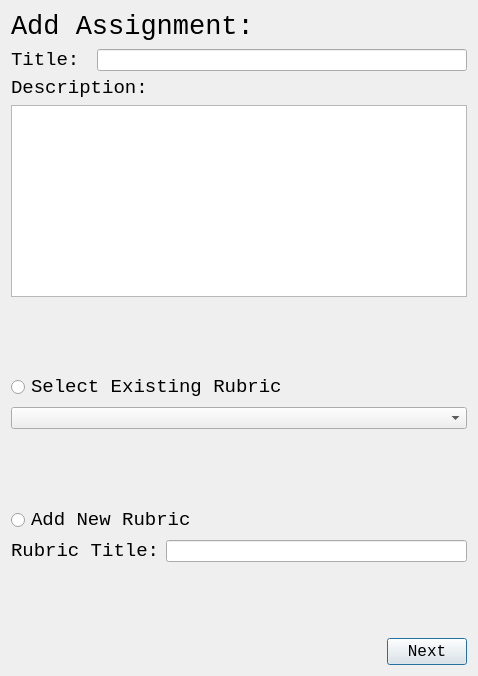
<?xml version="1.0" encoding="UTF-8"?>
<ui version="4.0">
 <class>AddAssignmentDialog</class>
 <widget class="QDialog" name="AddAssignmentDialog">
  <property name="geometry">
   <rect>
    <x>0</x>
    <y>0</y>
    <width>478</width>
    <height>676</height>
   </rect>
  </property>
  <property name="windowTitle">
   <string>Dialog</string>
  </property>
  <layout class="QGridLayout" name="gridLayout">
   <item row="3" column="0">
    <widget class="QPlainTextEdit" name="descriptionEdit"/>
   </item>
   <item row="6" column="0">
    <widget class="QComboBox" name="rubricComboBox"/>
   </item>
   <item row="1" column="0">
    <layout class="QHBoxLayout" name="horizontalLayout">
     <item>
      <widget class="QLabel" name="label_2">
       <property name="font">
        <font>
         <family>Monospace</family>
         <pointsize>14</pointsize>
        </font>
       </property>
       <property name="text">
        <string>Title: </string>
       </property>
      </widget>
     </item>
     <item>
      <widget class="QLineEdit" name="titleEdit"/>
     </item>
    </layout>
   </item>
   <item row="9" column="0">
    <layout class="QHBoxLayout" name="horizontalLayout_3">
     <item>
      <widget class="QLabel" name="label_4">
       <property name="font">
        <font>
         <family>Monospace</family>
         <pointsize>14</pointsize>
        </font>
       </property>
       <property name="text">
        <string>Rubric Title:</string>
       </property>
      </widget>
     </item>
     <item>
      <widget class="QLineEdit" name="rubricTitleEdit"/>
     </item>
    </layout>
   </item>
   <item row="2" column="0">
    <widget class="QLabel" name="label_3">
     <property name="font">
      <font>
       <family>Monospace</family>
       <pointsize>14</pointsize>
      </font>
     </property>
     <property name="text">
      <string>Description:</string>
     </property>
    </widget>
   </item>
   <item row="7" column="0">
    <spacer name="verticalSpacer_2">
     <property name="orientation">
      <enum>Qt::Vertical</enum>
     </property>
     <property name="sizeHint" stdset="0">
      <size>
       <width>20</width>
       <height>40</height>
      </size>
     </property>
    </spacer>
   </item>
   <item row="0" column="0">
    <widget class="QLabel" name="label">
     <property name="font">
      <font>
       <family>Monospace</family>
       <pointsize>20</pointsize>
      </font>
     </property>
     <property name="text">
      <string>Add Assignment:</string>
     </property>
    </widget>
   </item>
   <item row="11" column="0">
    <layout class="QHBoxLayout" name="horizontalLayout_2">
     <item>
      <spacer name="horizontalSpacer">
       <property name="orientation">
        <enum>Qt::Horizontal</enum>
       </property>
       <property name="sizeHint" stdset="0">
        <size>
         <width>40</width>
         <height>20</height>
        </size>
       </property>
      </spacer>
     </item>
     <item>
      <widget class="QPushButton" name="nextButton">
       <property name="font">
        <font>
         <family>Monospace</family>
         <pointsize>12</pointsize>
        </font>
       </property>
       <property name="text">
        <string>Next</string>
       </property>
      </widget>
     </item>
    </layout>
   </item>
   <item row="5" column="0">
    <widget class="QRadioButton" name="selectExistingButton">
     <property name="font">
      <font>
       <family>Monospace</family>
       <pointsize>14</pointsize>
      </font>
     </property>
     <property name="text">
      <string>Select Existing Rubric</string>
     </property>
    </widget>
   </item>
   <item row="8" column="0">
    <widget class="QRadioButton" name="addNewButton">
     <property name="font">
      <font>
       <family>Monospace</family>
       <pointsize>14</pointsize>
      </font>
     </property>
     <property name="text">
      <string>Add New Rubric</string>
     </property>
    </widget>
   </item>
   <item row="4" column="0">
    <spacer name="verticalSpacer">
     <property name="orientation">
      <enum>Qt::Vertical</enum>
     </property>
     <property name="sizeHint" stdset="0">
      <size>
       <width>20</width>
       <height>40</height>
      </size>
     </property>
    </spacer>
   </item>
   <item row="10" column="0">
    <spacer name="verticalSpacer_3">
     <property name="orientation">
      <enum>Qt::Vertical</enum>
     </property>
     <property name="sizeHint" stdset="0">
      <size>
       <width>20</width>
       <height>40</height>
      </size>
     </property>
    </spacer>
   </item>
  </layout>
 </widget>
 <tabstops>
  <tabstop>titleEdit</tabstop>
  <tabstop>descriptionEdit</tabstop>
  <tabstop>selectExistingButton</tabstop>
  <tabstop>addNewButton</tabstop>
  <tabstop>rubricComboBox</tabstop>
  <tabstop>nextButton</tabstop>
  <tabstop>rubricTitleEdit</tabstop>
 </tabstops>
 <resources/>
 <connections/>
</ui>
